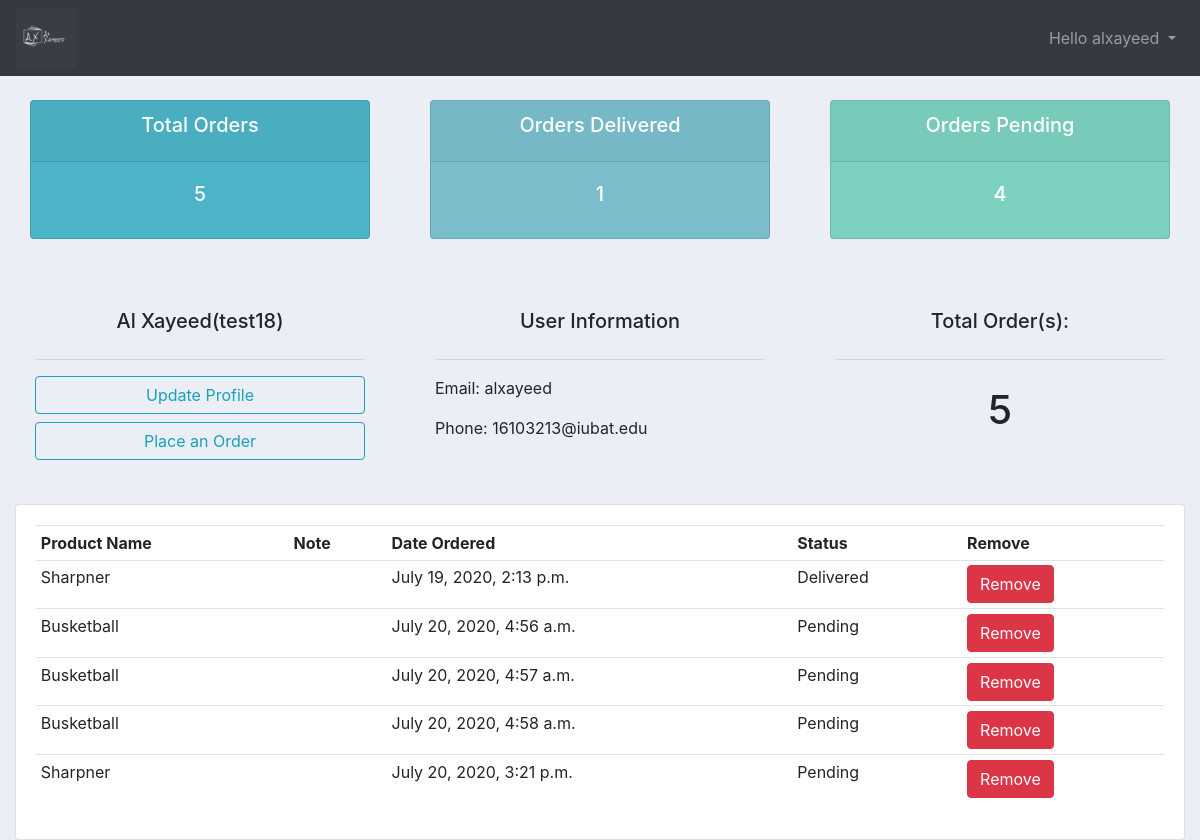
The app's page /user/ (signed in), older data.
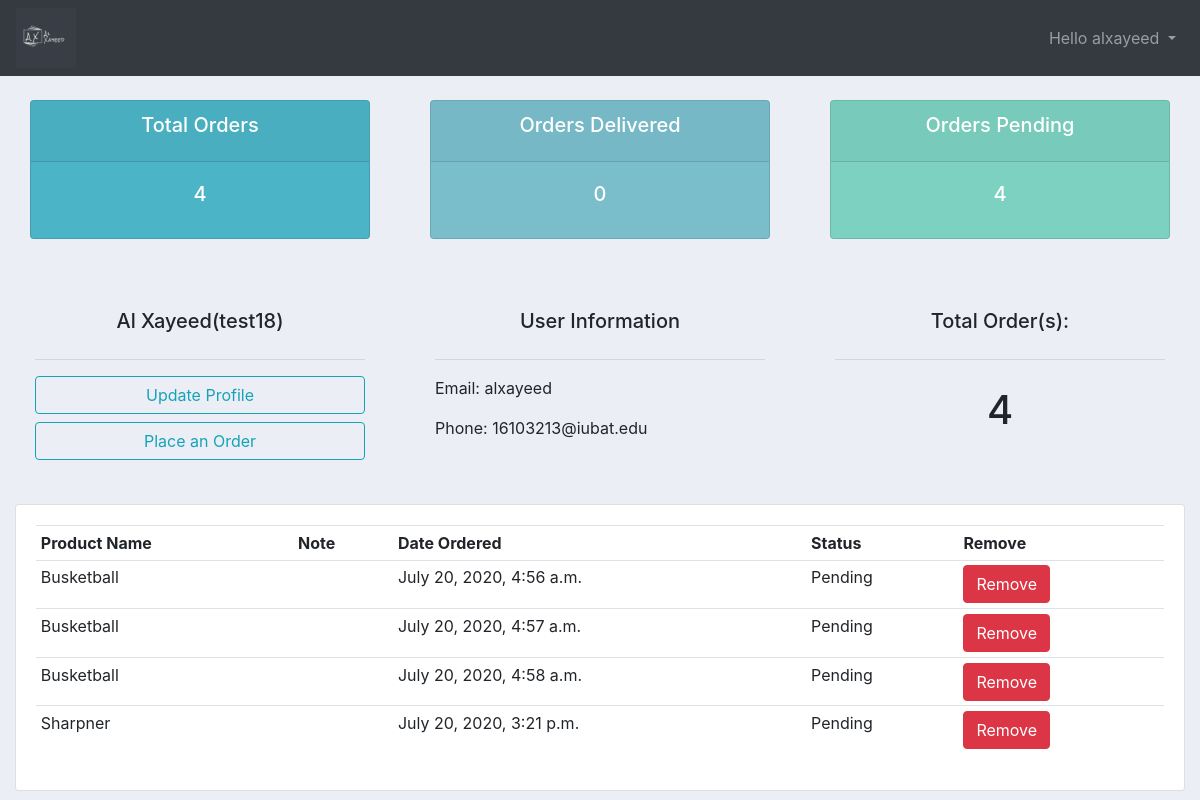
The same page, newer data.
### accounts/models.py (models this page shows, shortened)
class Order(models.Model):
    STATUS = (
        ('Pending', 'Pending'),
        ('Out of Stock', 'Stock Out'),
        ('Delivered', 'Delivered'),
    )
    customer = models.ForeignKey(Customer,null=True, on_delete=models.CASCADE) #Order will be deleted if the customer is deleted
    product = models.ForeignKey(Product, null=True,on_delete=models.SET_NULL) #if the Product is deleted,order will remain same with a null value for product
    date_ordered = models.DateTimeField(auto_now_add=True, null=True)
    status = models.CharField(max_length=50, null=True, choices=STATUS)
    note = models.CharField(max_length=500, null=True)

class Product(models.Model):
    CATAGORY = (
        ('Indoor', 'Indoor'),
        ('Outdoor', 'Out door')
    )
    name = models.CharField(max_length=100, null=True)
    price = models.FloatField(null=True)
    catagory = models.CharField(max_length=100, choices=CATAGORY, null=True)
    description = models.CharField(max_length=200, null=True)
    date_created = models.DateTimeField(auto_now_add=True)
    tags = models.ManyToManyField(Tag)

### accounts/decorators.py (the view)
        def wrapper_func(request, *args, **kwargs):
            group = None
            if request.user.groups.exists():
                group = request.user.groups.all()[0].name
            if group in allowed_roles:
                return view_func(request, *args, **kwargs)
            else:
                return HttpResponse('You are not authorized to view this page')

### accounts/views.py (called while the page is built)
@login_required(login_url='login')
@allowed_users(allowed_roles=['customer'])
def userHome(request):
    orders = request.user.customer.order_set.all()
    total_orders = orders.count()
    delivered = orders.filter(status='Delivered').count()
    pending = orders.filter(status='Pending').count()
    context = {'orders': orders, 'total_orders':total_orders, 'delivered': delivered, 'pending': pending}
    return render(request, 'accounts/user_home.html', context)

### accounts/templates/accounts/user_home.html
{% extends 'accounts/base.html' %}
{% block content %}
{% include 'accounts/status.html' %}
<br>
<div class="row">
                <div class="col-md">
                    <div class="card-body">
                        <h5 style="text-align: center; padding: 10px;">
                            {% if i.name %}{{ request.user }}
                            {% else %}{{ request.user.customer.name }}
                            {% endif %}
                        </h5>
                        <hr>
                        <a class="btn btn-outline-info btn-sm- btn-block" href="{% url 'account' %}">Update Profile</a>
                        <a class="btn btn-outline-info btn-sm- btn-block" href="{% url 'create_order' request.user.id %}">Place an Order</a>
                    </div>
                </div>
                <div class="col-md">
                    <div class="card-body">
                        <h5 style="text-align: center; padding: 10px;">User Information</h5>
                        <hr>
                        <p>Email: {{ request.user.username }}</p>
                        <p>Phone: {{ request.user.email}}</p>
                    </div>
                </div>
                <div class="col-md">
                    <div class="card-body">
                        <h5 style="text-align: center; padding: 10px;">Total Order(s):</h5>
                        <hr>
                        <h1 style="text-align: center; padding: 10px;">{{ total_orders }}</h1>
                    </div>
                </div>
</div>
    <br>
    <div class="row">
        <div class="col-md">
            <div class="card card-body">
                <table class="table table-sm">
                    <tr>
                        <th>Product Name</th>
                        <th>Note</th>
                        <th>Date Ordered</th>
                        <th>Status</th>
                        <th>Remove</th>
                    </tr>
                    {% for order in orders %}
                    <tr>
                        <td>{{order.product.name}}</td>
                        <td>{{order.product.note}}</td>
                        <td>{{order.date_ordered}}</td>
                        <td>{{order.status}}</td>
                            <td><a class="btn btn-danger" href="{% url 'delete_order' order.id %}"> Remove</td>
                    </tr>
                    {% endfor %}
                </table>
            </div>
        </div>
    </div>
{% endblock %}

Row changes from the older to the newer data that the page shows:
removed Order: product.name "Sharpner", date_ordered "July 19, 2020, 2:13 p.m.", status "Delivered"
Text that changed along with them:
{{ total_orders }}: "5" → "4"
{{ delivered }}: "1" → "0"
